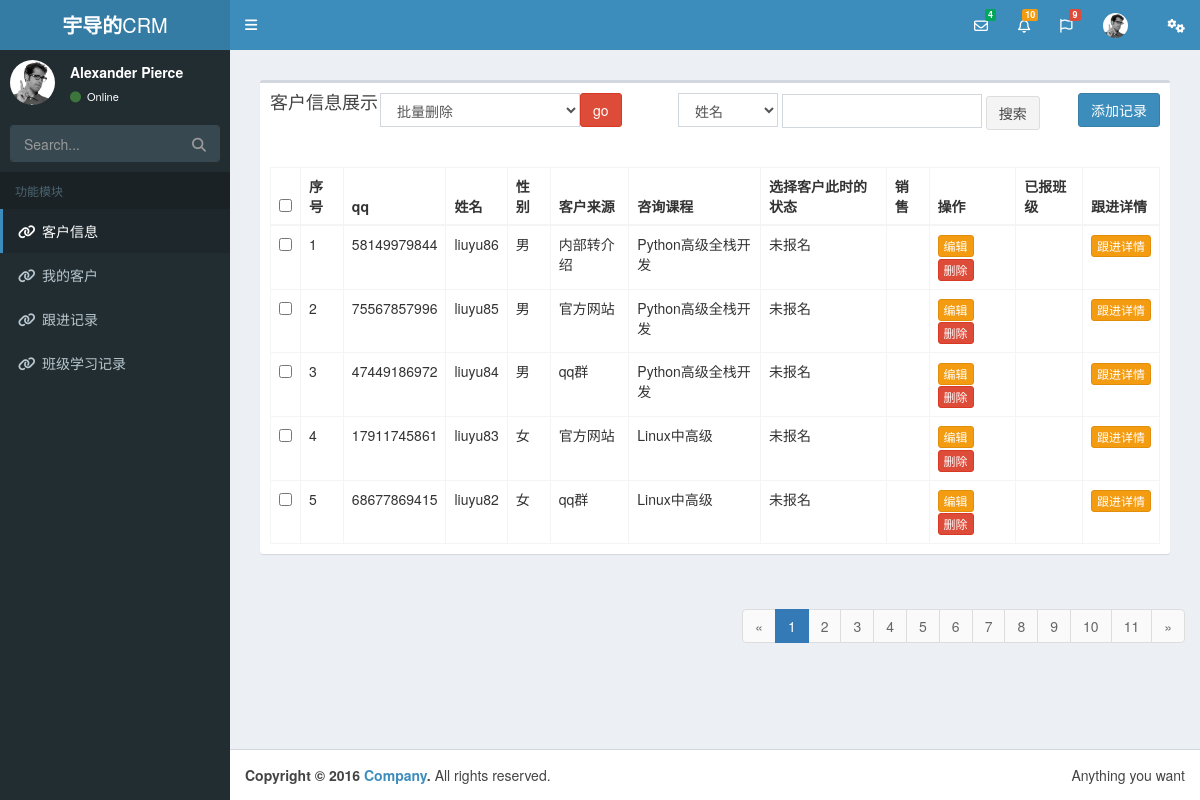
/customers/list, run on an earlier commit of the app's database.
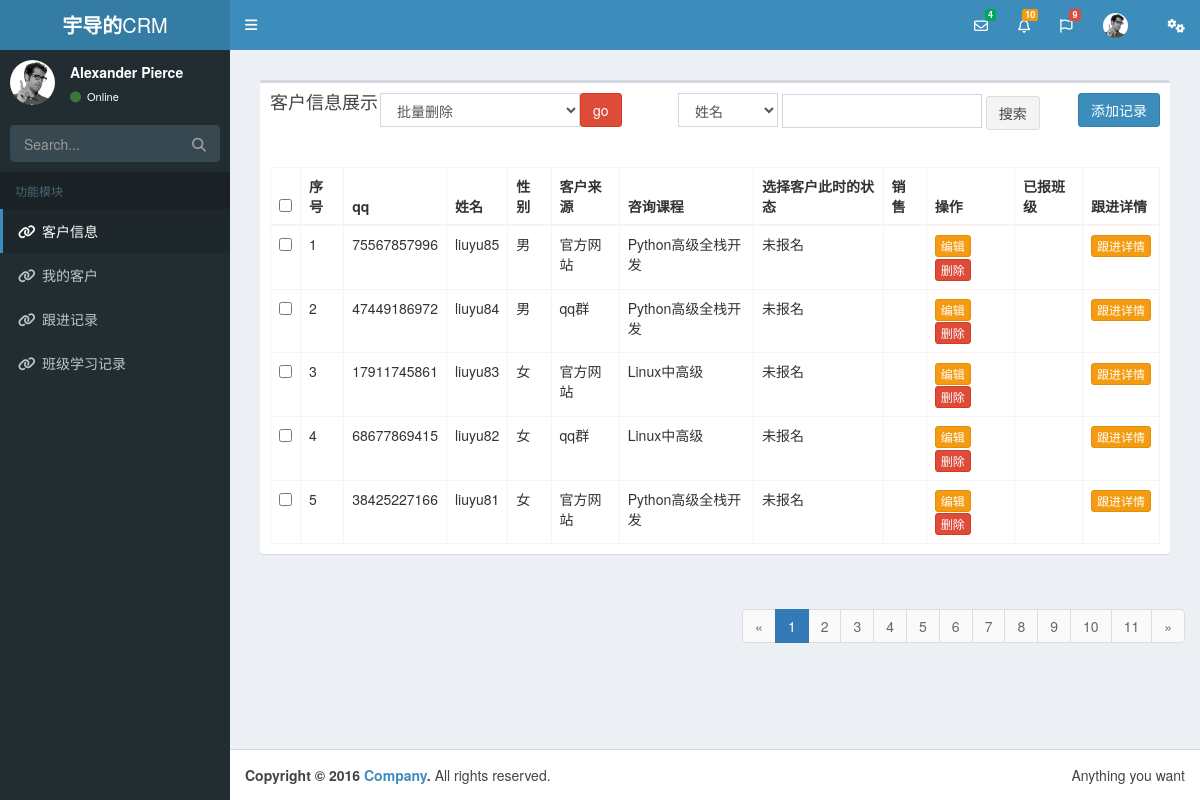
And on a later commit of the database.
### nbapp1/models.py (models this page shows, shortened)
class Customer(models.Model):
    qq = models.CharField(verbose_name='QQ', max_length=64, unique=True, help_text='QQ号必须唯一')
    qq_name = models.CharField('QQ昵称', max_length=64, blank=True, null=True)
    name = models.CharField('姓名', max_length=32, blank=True, null=True, help_text='学员报名后，请改为真实姓名')
    sex_type = (('male', '男'), ('female', '女'))
    sex = models.CharField("性别", choices=sex_type, max_length=16, default='male', blank=True, null=True) #存的是male或者female，字符串
    birthday = models.DateField('出生日期', default=None, help_text="格式yyyy-mm-dd", blank=True, null=True)
    phone = models.CharField('手机号', blank=True, null=True,max_length=32)
    source = models.CharField('客户来源', max_length=64, choices=source_type, default='qq')
    introduce_from = models.ForeignKey('self', verbose_name="转介绍自学员", blank=True, null=True)  #self指的就是自己这个表，和下面写法是一样的效果
    course = MultiSelectField("咨询课程", choices=course_choices) #多选，并且存成一个列表的格式
    class_type = models.CharField("班级类型", max_length=64, choices=class_type_choices, default='fulltime')
    customer_note = models.TextField("客户备注", blank=True, null=True, )
    status = models.CharField("状态", choices=enroll_status_choices, max_length=64, default="unregistered",help_text="选择客户此时的状态") #help_text这种参数基本都是针对admin应用里面用的
    date = models.DateTimeField("咨询日期", auto_now_add=True)
    last_consult_date = models.DateField("最后跟进日期", auto_now_add=True) #考核销售的跟进情况，如果多天没有跟进，会影响销售的绩效等
    next_date = models.DateField("预计再次跟进时间", blank=True, null=True) #销售自己大概记录一下自己下一次会什么时候跟进，也没啥用
    consultant = models.ForeignKey('UserInfo', verbose_name="销售", blank=True, null=True)
    class_list = models.ManyToManyField('ClassList', verbose_name="已报班级", )
    def get_classlist(self):  #当我们通过self.get_classlist的时候，就拿到了所有的班级信息，前端显示的时候用
        l=[]
        for cls in self.class_list.all():
            l.append(str(cls))
        return ",".join(l) #纯文本，不用mark_safe也可以昂

### nbapp1/views.py (the view, shortened to what this page needs)
# urls.py: url(r'^customers/list',views.CustomerView.as_view(),name='customers'),
class CustomerView(View):
    def get(self, request):
        wd = request.GET.get('wd', '')
        condition = request.GET.get('condition', '')
        if request.path==reverse('customers'):
            flag=0
            all_customers = models.Customer.objects.filter(consultant__isnull=True)
        else:
            flag=1
            all_customers=models.Customer.objects.filter(consultant=request.user)
            print(all_customers)
        if wd:
            q = Q()
            q.children.append((condition, wd))
            all_customers = all_customers.filter(q)
        current_page_num = request.GET.get('page', 1)
        per_page_counts = 5
        page_number = 11
        total_count = all_customers.count()
        page_obj = page.PageNation(request.path, current_page_num, total_count, request, per_page_counts, page_number)
        try:
            all_customers = all_customers.order_by('-pk')[page_obj.start_num:page_obj.end_num]
            ret_html = page_obj.page_html()
            return render(request, 'customers.html', {'all_customers': all_customers, 'ret_html': ret_html,'flag':flag})
        except Exception:
            return HttpResponse('搜索条件查询不到数据')

### nbapp1/page.py (called while the page is built)
    @property
    def start_num(self):
        start_num = (self.current_page_num - 1) * self.per_page_counts
        return start_num

    @property
    def end_num(self):
        end_num = self.current_page_num * self.per_page_counts
        return end_num

### templates/customers.html (shortened to what this page needs)
{% extends 'base.html' %}
{% block content %}
  <section class="content">
    <div class="row">
      <div class="col-xs-12">
        <div class="box">
          <div class="box-header">
            <h3 class="box-title">
              {% if flag %}
                我的客户信息
              {% else %}
                  客户信息展示
              {% endif %}
            </h3>
            <a href="{% url 'addcustomer' %}" class="btn btn-primary pull-right">添加记录</a>
            <form action="" method="get" class="pull-right" style="width: 400px;display: inline-block">
              <select name="condition" id="" class="form-control" style="width: 100px;display: inline-block">
                <option value="name__contains">姓名</option>
              </select>
              <input type="text" name="wd" class="form-control" style="width: 200px;display: inline-block">
              <button class="btn btn-default">搜索</button>
            </form>
            <form action="" method="post" style="width: 200px;margin-left: 110px;margin-top: -20px;">
              <select name="action" id="" class="form-control">
                <option value="batch_delete">批量删除</option>
              </select>
              <button class="btn btn-danger" style="margin-left: 200px;margin-top: -40px;vertical-align: 27px">go
              </button>
          </div>
          <div class="box-body">
            <table id="example2" class="table table-bordered table-hover">
              <thead>
              <tr>
                <th>
                  <input type="checkbox" id="choose">
                </th>
                <th>序号</th>
                <th>qq</th>
                <th>姓名</th>
                <th>性别</th>
                <th>客户来源</th>
                <th>咨询课程</th>
                <th>选择客户此时的状态</th>
                <th>销售</th>
                <th>操作</th>
                <th>已报班级</th>
                <th>跟进详情</th>
              </tr>
              </thead>
              <tbody>
              {% for customer in all_customers %}
                <tr>
                  <td><input type="checkbox" name="selected_id" value="{{ customer.pk }}"></td>
                  <td>{{ forloop.counter }}</td>
                  <td>{{ customer.qq }}</td>
                  <td>{{ customer.name }}</td>
                  <td>{{ customer.get_sex_display }}</td>
                  <td>{{ customer.get_source_display }}</td>
                  <td>{{ customer.course }}</td>
                  <td>{{ customer.get_status_display }}</td>
                  <td>{{ customer.consultant.username }}</td>
                  <td>
                    <a href="{% url 'editcustomer' customer.pk %}" class="btn btn-warning btn-xs">编辑</a>
                    <a href="{% url 'deletecustomer' customer.pk %}" class="btn btn-danger btn-xs">删除</a>
                  </td>
                  <td>{{ customer.get_classlist }}</td>
                  <td>
                    <a href="{% url 'xiangqing' customer.pk%}" class="btn btn-warning btn-xs">跟进详情</a>
                  </td>
                </tr>
              {% endfor %}
              </tbody>
            </table>
          </div>
        </div>
      </div>
    </div>
  </section>
  {{ ret_html|safe }}
{% endblock %}

### templates/base.html (shortened to what this page needs)
{% load static %}
<!DOCTYPE html>
<html>
<head>
  <link rel="stylesheet" href="{% static 'adminlte/bower_components/bootstrap/dist/css/bootstrap.min.css' %}">
  <link rel="stylesheet" href="{% static 'adminlte/bower_components/font-awesome/css/font-awesome.min.css' %}">
  <link rel="stylesheet" href="{% static 'adminlte/bower_components/Ionicons/css/ionicons.min.css' %}">
  <link rel="stylesheet" href="{% static 'adminlte/dist/css/AdminLTE.min.css' %}">
  <link rel="stylesheet" href="{% static 'adminlte/dist/css/skins/skin-blue.min.css' %}">
</head>
<body class="hold-transition skin-blue sidebar-mini">
<div class="wrapper">
  <header class="main-header">
    <a href="index2.html" class="logo">
      <span class="logo-lg"><b>宇导的</b>CRM</span>
    </a>
    <nav class="navbar navbar-static-top" role="navigation">
      <a href="#" class="sidebar-toggle" data-toggle="push-menu" role="button">
      </a>
      <div class="navbar-custom-menu">
        <ul class="nav navbar-nav">
          <li class="dropdown messages-menu">
            <a href="#" class="dropdown-toggle" data-toggle="dropdown">
              <i class="fa fa-envelope-o"></i>
              <span class="label label-success">4</span>
            </a>
          </li>
          <li class="dropdown notifications-menu">
            <a href="#" class="dropdown-toggle" data-toggle="dropdown">
              <i class="fa fa-bell-o"></i>
              <span class="label label-warning">10</span>
            </a>
          </li>
          <li class="dropdown tasks-menu">
            <a href="#" class="dropdown-toggle" data-toggle="dropdown">
              <i class="fa fa-flag-o"></i>
              <span class="label label-danger">9</span>
            </a>
          </li>
          <li class="dropdown user user-menu">
            <a href="#" class="dropdown-toggle" data-toggle="dropdown">
              <img src="{% static 'adminlte/dist/img/user2-160x160.jpg' %}" class="user-image" alt="User Image">
            </a>
          </li>
          <li>
            <a href="#" data-toggle="control-sidebar"><i class="fa fa-gears"></i></a>
          </li>
        </ul>
      </div>
    </nav>
  </header>
  <aside class="main-sidebar">
    <section class="sidebar">
      <div class="user-panel">
        <div class="pull-left image">
          <img src="{% static 'adminlte/dist/img/user2-160x160.jpg' %}" class="img-circle" alt="User Image">
        </div>
        <div class="pull-left info">
          <p>Alexander Pierce</p>
          <a href="#"><i class="fa fa-circle text-success"></i> Online</a>
        </div>
      </div>
      <form action="#" method="get" class="sidebar-form">
        <div class="input-group">
          <input type="text" name="q" class="form-control" placeholder="Search...">
          <span class="input-group-btn">
              <button type="submit" name="search" id="search-btn" class="btn btn-flat"><i class="fa fa-search"></i>
              </button>
            </span>
        </div>
      </form>
      <ul class="sidebar-menu" data-widget="tree">
        <li class="header">功能模块</li>
        <li class="active"><a href="{% url 'customers' %}"><i class="fa fa-link"></i> <span>客户信息</span></a></li>
        <li><a href="{% url 'mycustomers' %}"><i class="fa fa-link"></i> <span>我的客户</span></a></li>
        <li><a href="{% url 'consultrecord' %}"><i class="fa fa-link"></i> <span>跟进记录</span></a></li>
        <li><a href="{% url 'class' %}"><i class="fa fa-link"></i> <span>班级学习记录</span></a></li>
      </ul>
    </section>
  </aside>
  <div class="content-wrapper">
    <section class="content container-fluid">
      {% block content %}{% endblock %}
    </section>
  </div>
  <footer class="main-footer">
    <div class="pull-right hidden-xs">
      Anything you want
    </div>
    <strong>Copyright &copy; 2016 <a href="#">Company</a>.</strong> All rights reserved.
  </footer>
</div>
</body>
</html>

What changed in the data, as far as the page shows it:
removed Customer: qq "58149979844", name "liuyu86", sex "男", source "内部转介绍", course "Python高级全栈开发", status "未报名"
now on this page (row unchanged): Customer: qq "38425227166", name "liuyu81", sex "女", source "官方网站", course "Python高级全栈开发", status "未报名"
